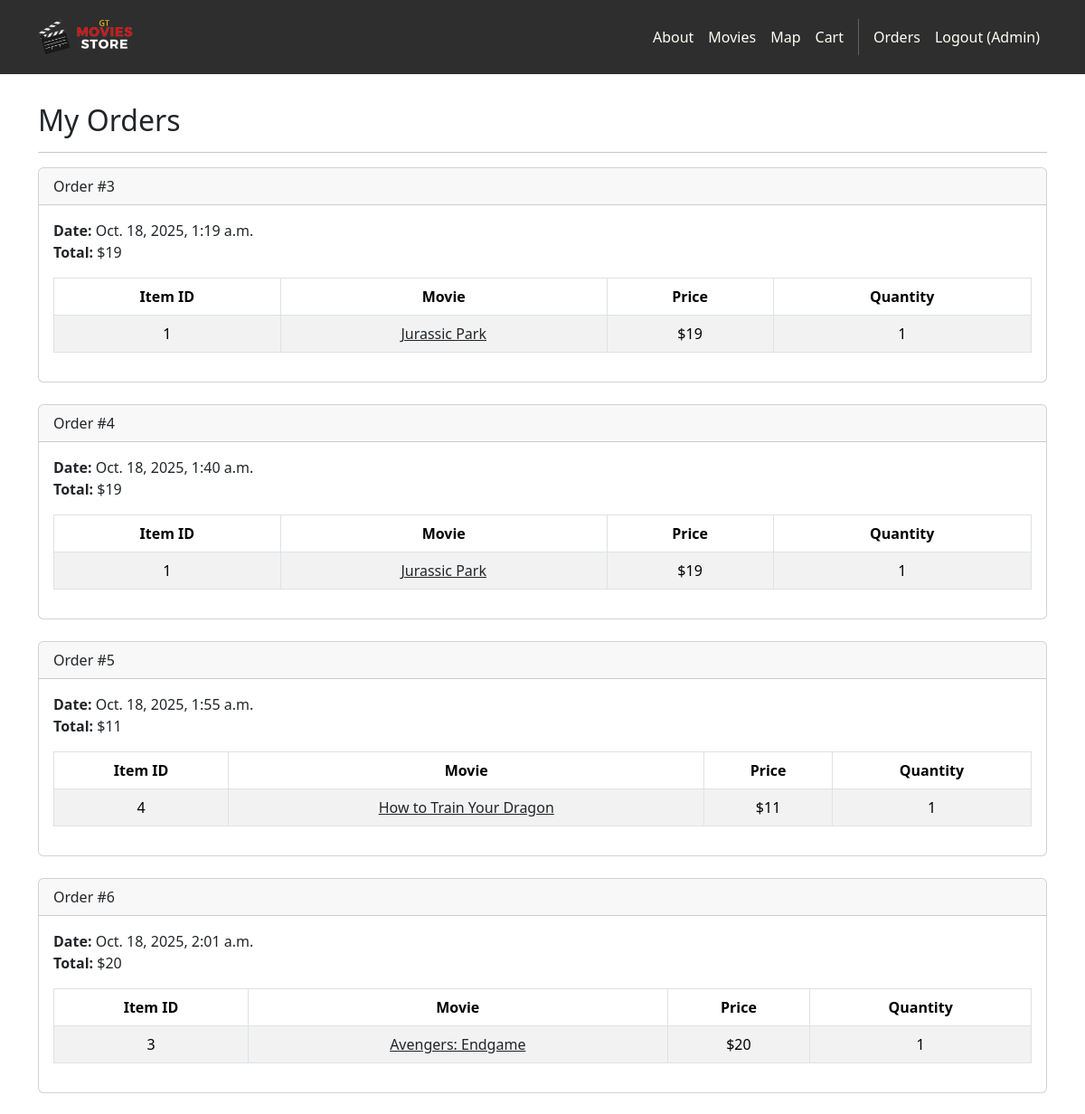
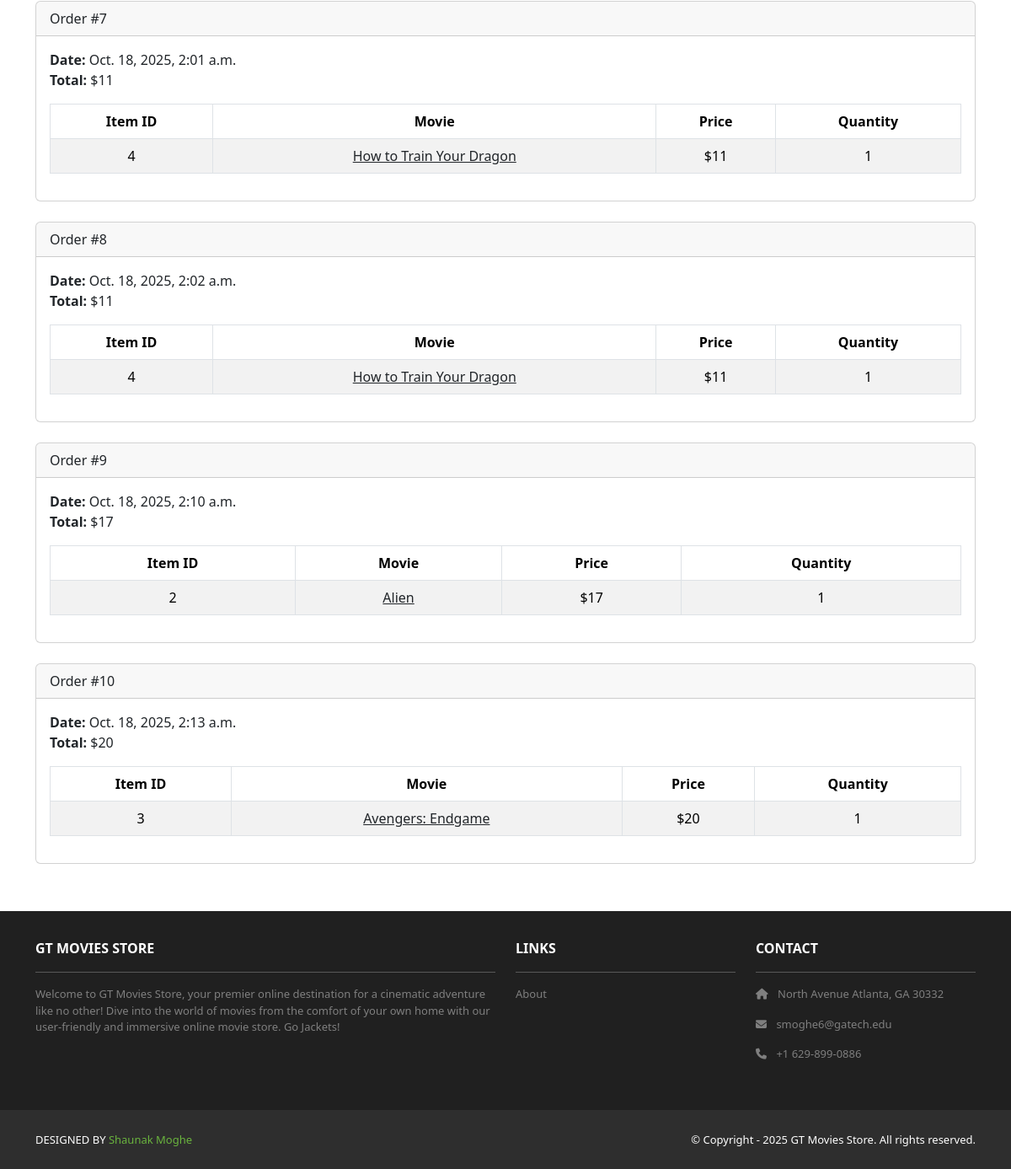
The page /accounts/orders/ (signed in) on the database its author committed (2 pictures, top to bottom).
### cart/models.py (models this page shows, shortened)
class Order(models.Model):
    id = models.AutoField(primary_key=True)
    total = models.IntegerField()
    date = models.DateTimeField(auto_now_add=True)
    user = models.ForeignKey(User, on_delete=models.CASCADE)

class Item(models.Model):
    id = models.AutoField(primary_key=True)
    price = models.IntegerField()
    quantity = models.IntegerField()
    order = models.ForeignKey(Order, on_delete=models.CASCADE)
    movie = models.ForeignKey(Movie, on_delete=models.CASCADE)

### movies/models.py (models this page shows, shortened)
class Movie(models.Model):
    id = models.AutoField(primary_key=True)
    name = models.CharField(max_length=255)
    price = models.IntegerField()
    description = models.TextField()
    image = models.ImageField(upload_to='movie_images/')

### accounts/views.py (the view)
# urls.py: path('orders/', views.orders, name='accounts.orders'),
@login_required
def orders(request):
    template_data = {}
    template_data['title'] = 'Orders'
    template_data['orders'] = request.user.order_set.all()
    return render(request, 'accounts/orders.html', {'template_data': template_data})

### accounts/templates/accounts/orders.html
{% extends 'base.html' %}
{% block content %}
<div class="p-3">
  <div class="container">
    <div class="row mt-3">
      <div class="col mx-auto mb-3">
        <h2>My Orders</h2>
        <hr />
        {% for order in template_data.orders %}
        <div class="card mb-4">
          <div class="card-header">
            Order #{{ order.id }}
          </div>
          <div class="card-body">
            <b>Date:</b> {{ order.date }}<br />
            <b>Total:</b> ${{ order.total }}<br />
            <table class="table table-bordered table-striped text-center mt-3">
              <thead>
                <tr>
                  <th scope="col">Item ID</th>
                  <th scope="col">Movie</th>
                  <th scope="col">Price</th>
                  <th scope="col">Quantity</th>
                </tr>
              </thead>
              <tbody>
                {% for item in order.item_set.all %}
                <tr>
                  <td>{{ item.movie.id }}</td>
                  <td>
                    <a class="link-dark" href="{% url 'movies.show' id=item.movie.id %}">
                      {{ item.movie.name }}
                    </a>
                  </td>
                  <td>${{ item.movie.price }}</td>
                  <td>{{ item.quantity }}</td>
                </tr>
                {% endfor %}
              </tbody>
            </table>
          </div>
        </div>
        {% endfor %}
      </div>
    </div>
  </div>
</div>
{% endblock content %}

### moviesstore/templates/base.html (shortened to what this page needs)
<!DOCTYPE html>
<html>
  {% load static %}
  <head>
    <link href="https://cdn.jsdelivr.net/npm/bootstrap@5.3.3/dist/css/bootstrap.min.css" rel="stylesheet">
    <link rel="stylesheet" href="https://cdnjs.cloudflare.com/ajax/libs/font-awesome/6.1.1/css/all.min.css">
    <link rel="stylesheet" type="text/css" href="{% static 'css/style.css' %}">
  </head>
  <body>
    <nav class="p-3 navbar navbar-dark bg-dark navbar-expand-lg">
      <div class="container">
        <a class="navbar-brand" href="{% url 'home.index' %}">
          <img src="{% static 'img/logo.png' %}" alt="logo" height="40" />
        </a>
        <div class="collapse navbar-collapse" id="navbarNavAltMarkup">
          <div class="navbar-nav ms-auto navbar-ml">
            <a class="nav-link" href="{% url 'home.about' %}">About</a>
            <a class="nav-link" href="{% url 'movies.index' %}">Movies</a>
            <a class="nav-link" href="{% url 'popularity.page' %}">Map</a>
            <a class="nav-link" href="{% url 'cart.index' %}">Cart</a>
            {% if user.is_authenticated %}
            <a class="nav-link" href="{% url 'accounts.orders' %}">Orders</a>
            <a class="nav-link" href="{% url 'accounts.logout' %}">Logout ({{ user.username }})</a>
            {% else %}
            <a class="nav-link" href="{% url 'accounts.login' %}">Login</a>
            <a class="nav-link" href="{% url 'accounts.signup' %}">Sign Up</a>
            {% endif %}
          </div>
        </div>
      </div>
    </nav>
    <div>
      {% block content %}
      {% endblock content %}
    </div>
    <section class="p-3 ms-footer d-none d-md-block">
      <div class="container">
        <div class="row mt-3 text-white">
          <div class="col-md-6 col-lg-6 col-xl-6 mx-auto mb-4">
            <b>GT MOVIES STORE</b>
            <hr />
            <p>Welcome to GT Movies Store, your premier online destination for a cinematic
              adventure like no other! Dive into the world of movies from the comfort of your own home with our user-friendly
              and immersive online movie store. Go Jackets!</p>
          </div>
          <div class="col-md-3 col-lg-3 col-xl-3 mx-auto mb-4">
            <b>LINKS</b>
            <hr />
            <p><a class="nav-link" href="{% url 'home.about' %}">About</a></p>
          </div>
          <div class="col-md-3 col-lg-3 col-xl-3 mx-auto mb-4">
            <b>CONTACT</b>
            <hr />
            <p><i class="fas fa-home me-2"></i>  North Avenue Atlanta, GA 30332</p>
            <p><i class="fas fa-envelope me-2"></i> smoghe6@gatech.edu</p>
            <p><i class="fas fa-phone me-2"></i> +1 629-899-0886</p>
          </div>
        </div>
      </div>
    </section>
    <section class="p-3 ms-footer-bottom bg-dark">
      <div class="container d-flex justify-content-between">
        <div class="me-5 text-white">
          <span>DESIGNED BY <a href="https://x.com/ShaunakMoghe" target="_blank">Shaunak Moghe</a>
          </span>
        </div>
        <div class="text-white">
          <span>© Copyright - 2025 GT Movies Store. All rights reserved.</span>
        </div>
      </div>
    </section>
  </body>
</html>

### moviesstore/static/css/style.css (style rules this page uses)
.navbar a.nav-link { color: #FFFEF6 !important; }
.bg-dark { background-color: #2E2E2E !important; }
.ms-footer { background-color: #202020; }
.ms-footer p { color: #7F7F7F; font-size: 13px; }
.ms-footer-bottom span { font-size: 13px; line-height: 38px; }
.ms-footer-bottom a { color: #6ab43e; text-decoration: none; }

### rows shown on the page
Order: id "3", date "Oct. 18, 2025, 1:19 a.m.", total "19"
Item: movie.id "1", movie.name "Jurassic Park", movie.price "19", quantity "1"
Order: id "4", date "Oct. 18, 2025, 1:40 a.m.", total "19"
Item: movie.id "1", movie.name "Jurassic Park", movie.price "19", quantity "1"
Order: id "5", date "Oct. 18, 2025, 1:55 a.m.", total "11"
Item: movie.id "4", movie.name "How to Train Your Dragon", movie.price "11", quantity "1"
Order: id "6", date "Oct. 18, 2025, 2:01 a.m.", total "20"
Item: movie.id "3", movie.name "Avengers: Endgame", movie.price "20", quantity "1"
Order: id "7", date "Oct. 18, 2025, 2:01 a.m.", total "11"
Item: movie.id "4", movie.name "How to Train Your Dragon", movie.price "11", quantity "1"
Order: id "8", date "Oct. 18, 2025, 2:02 a.m.", total "11"
Item: movie.id "4", movie.name "How to Train Your Dragon", movie.price "11", quantity "1"
Order: id "9", date "Oct. 18, 2025, 2:10 a.m.", total "17"
Item: movie.id "2", movie.name "Alien", movie.price "17", quantity "1"
Order: id "10", date "Oct. 18, 2025, 2:13 a.m.", total "20"
Item: movie.id "3", movie.name "Avengers: Endgame", movie.price "20", quantity "1"

### other values the page prints
{{ user.username }} "Admin"
